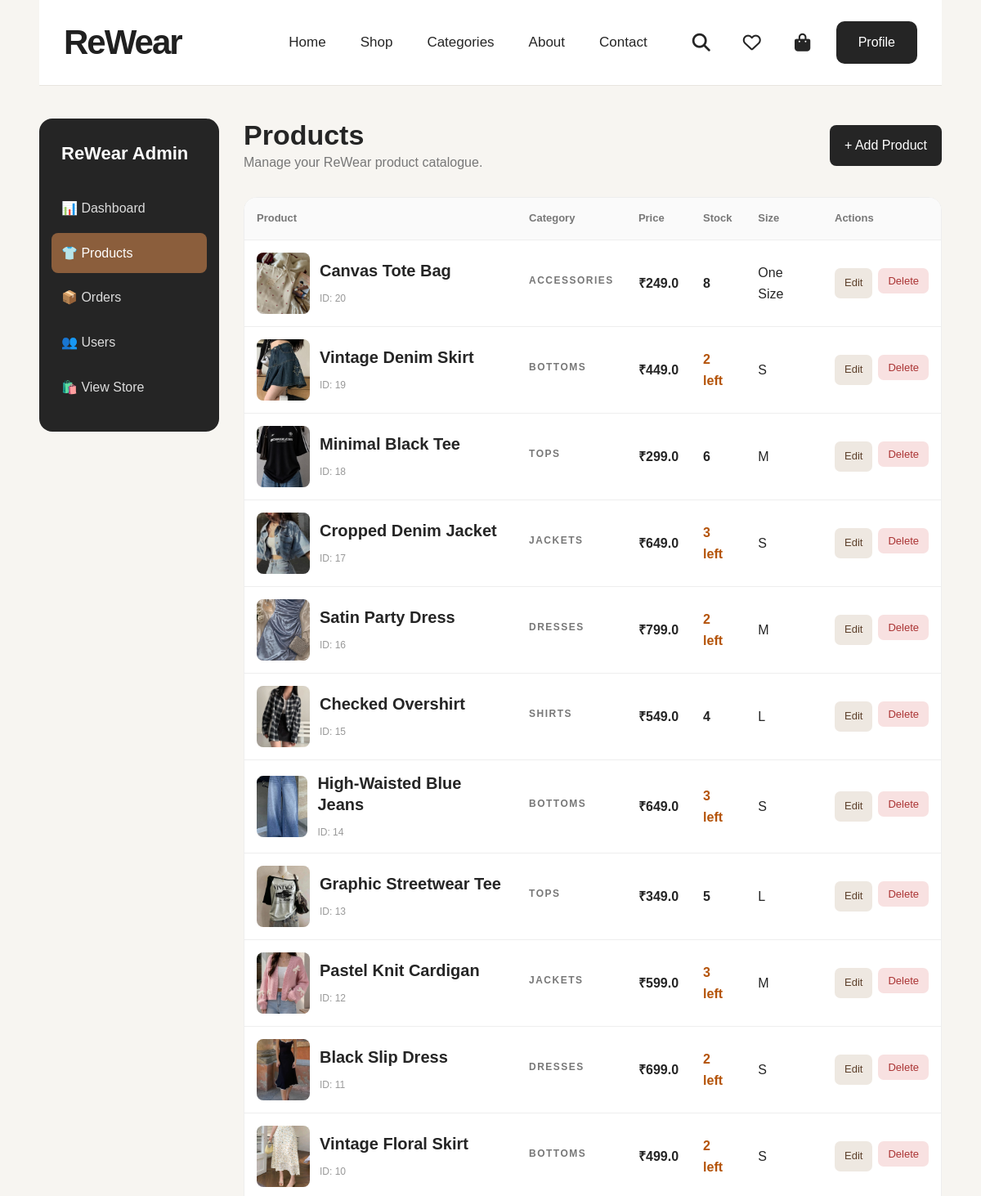
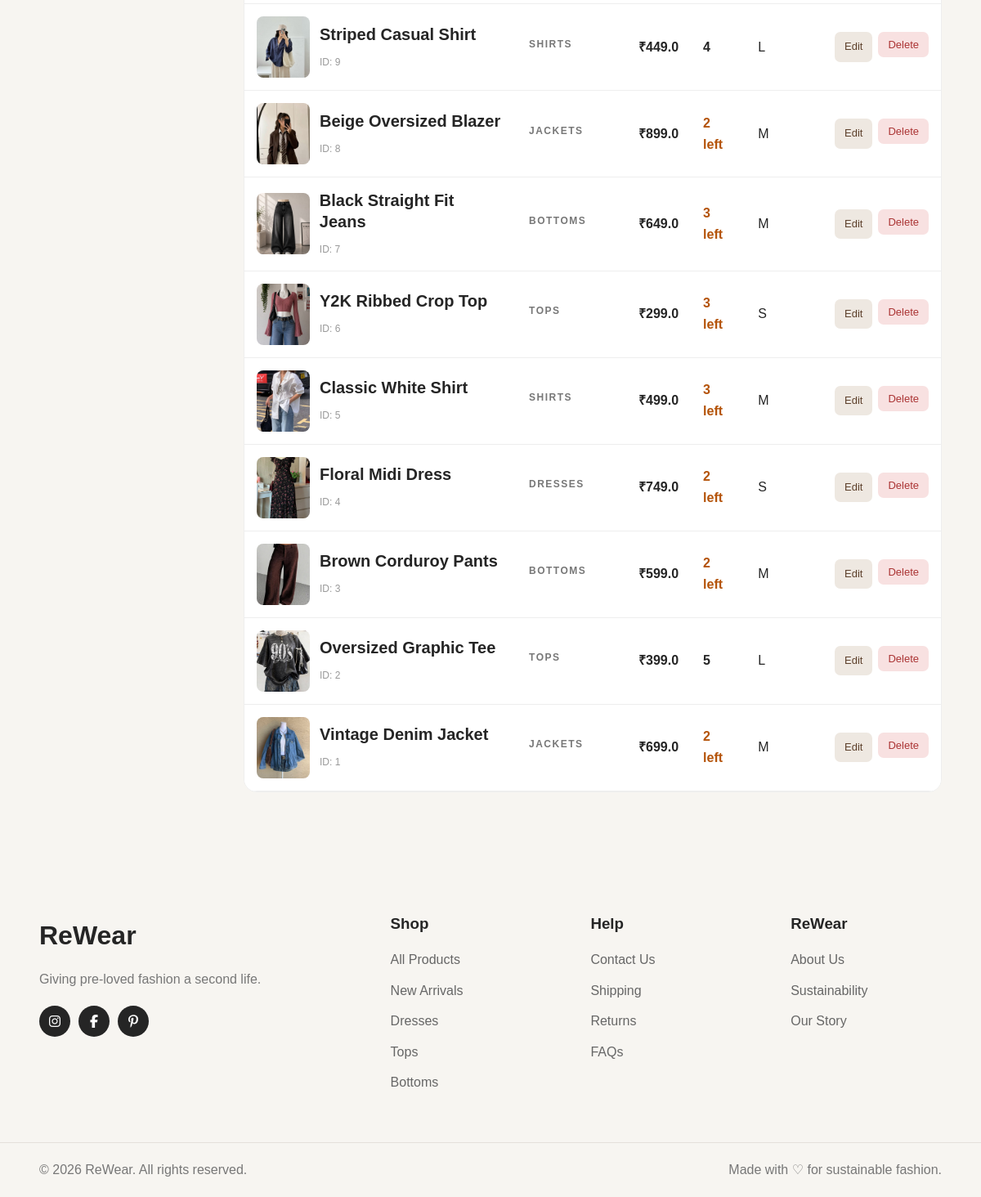
The page /admin/products (signed in) on the database its author committed (2 pictures, top to bottom).
### models/product.py (models this page shows, shortened)
class Product(db.Model):
    __tablename__ = "products"
    id = db.Column(db.Integer, primary_key=True)
    name = db.Column(db.String(200), nullable=False)
    slug = db.Column(db.String(200), unique=True, nullable=False)
    description = db.Column(db.Text, nullable=False)
    price = db.Column(db.Float, nullable=False)
    original_price = db.Column(db.Float, nullable=True)
    size = db.Column(db.String(50), nullable=False)
    brand = db.Column(db.String(100), nullable=True)
    condition = db.Column(db.String(100), nullable=False)
    stock = db.Column(db.Integer, default=0, nullable=False)
    image_url = db.Column(db.String(500), nullable=True)
    category_id = db.Column(
        db.Integer,
        db.ForeignKey("categories.id"),
        nullable=False
    )
    category = db.relationship(
        "Category",
        back_populates="products"
    )
    order_items = db.relationship(
        "OrderItem",
        back_populates="product"
    )
    wishlist_items = db.relationship(
        "WishlistItem",
        back_populates="product"
    )

### models/category.py (models this page shows, shortened)
class Category(db.Model):
    __tablename__ = "categories"
    id = db.Column(db.Integer, primary_key=True)
    name = db.Column(db.String(100), unique=True, nullable=False)
    slug = db.Column(db.String(100), unique=True, nullable=False)
    products = db.relationship(
        "Product",
        back_populates="category",
        lazy=True
    )

### routes/admin.py (the view)
@admin_bp.route("/products")
@login_required
def products():
    protection = admin_required()
    if protection:
        return protection
    products = Product.query.order_by(
        Product.id.desc()
    ).all()
    return render_template(
        "admin/products.html",
        products=products
    )

### templates/admin/products.html (shortened to what this page needs)
{% extends "base.html" %}
{% block content %}
<section class="admin-page">
    <div class="container">
        <div class="admin-layout">
            <aside class="admin-sidebar">
                <div class="admin-brand">
                    ReWear Admin
                </div>
                <nav class="admin-nav">
                    <a href="{{ url_for('admin.dashboard') }}">
                        📊 Dashboard
                    </a>
                    <a
                        href="{{ url_for('admin.products') }}"
                        class="active"
                    >
                        👕 Products
                    </a>
                    <a href="{{ url_for('admin.orders') }}">
                        📦 Orders
                    </a>
                    <a href="{{ url_for('admin.users') }}">
                        👥 Users
                    </a>
                    <a href="{{ url_for('shop.shop') }}">
                        🛍️ View Store
                    </a>
                </nav>
            </aside>
            <main class="admin-main">
                <div class="admin-header">
                    <div>
                        <h1>
                            Products
                        </h1>
                        <p style="color:#777;">
                            Manage your ReWear product catalogue.
                        </p>
                    </div>
                    <a
                        href="{{ url_for('admin.add_product') }}"
                        class="add-product-btn"
                    >
                        + Add Product
                    </a>
                </div>
                {% if products %}
                <div class="products-table-wrapper">
                    <table class="products-table">
                        <thead>
                            <tr>
                                <th>
                                    Product
                                </th>
                                <th>
                                    Category
                                </th>
                                <th>
                                    Price
                                </th>
                                <th>
                                    Stock
                                </th>
                                <th>
                                    Size
                                </th>
                                <th>
                                    Actions
                                </th>
                            </tr>
                        </thead>
                        <tbody>
                            {% for product in products %}
                            <tr>
                                <td>
                                    <div
                                        style="
                                            display:flex;
                                            align-items:center;
                                            gap:12px;
                                        "
                                    >
                                        <img
                                            src="{{ url_for(
                                                'static',
                                                filename='images/' + product.image_url
                                            ) }}"
                                            alt="{{ product.name }}"
                                            class="product-admin-image"
                                        >
                                        <div>
                                            <div class="product-name">
                                                {{ product.name }}
                                            </div>
                                            <div
                                                style="
                                                    font-size:12px;
                                                    color:#999;
                                                "
                                            >
                                                ID: {{ product.id }}
                                            </div>
                                        </div>
                                    </div>
                                </td>
                                <td>
                                    <span class="product-category">
                                        {{ product.category.name }}
                                    </span>
                                </td>
                                <td>
                                    <strong>
                                        ₹{{ product.price }}
                                    </strong>
                                </td>
                                <td>
                                    {% if product.stock == 0 %}
                                        <span class="stock out-stock">
                                            Out of stock
                                        </span>
                                    {% elif product.stock <= 3 %}
                                        <span class="stock low-stock">
                                            {{ product.stock }} left
                                        </span>
                                    {% else %}
                                        <span class="stock">
                                            {{ product.stock }}
                                        </span>
                                    {% endif %}
                                </td>
                                <td>
                                    {{ product.size or "—" }}
                                </td>
                                <td>
                                    <div class="action-buttons">
                                        <a
                                            href="{{ url_for(
                                                'admin.edit_product',
                                                product_id=product.id
                                            ) }}"
                                            class="edit-btn"
                                        >
                                            Edit
                                        </a>
                                        <form
                                            method="POST"
                                            action="{{ url_for(
                                                'admin.delete_product',
                                                product_id=product.id
                                            ) }}"
                                            onsubmit="
                                                return confirm(
                                                    'Are you sure you want to delete this product?'
                                                );
                                            "
                                        >
                                            <button
                                                type="submit"
                                                class="delete-btn"
                                            >
                                                Delete
                                            </button>
                                        </form>
                                    </div>
                                </td>
                            </tr>
                            {% endfor %}
                        </tbody>
                    </table>
                </div>
                {% endif %}
            </main>
        </div>
    </div>
</section>
{% endblock %}

### templates/base.html (shortened to what this page needs)
<!DOCTYPE html>
<html lang="en">
<head>
    <link
        rel="stylesheet"
        href="{{ url_for('static', filename='css/style.css') }}"
    >
    <link
        rel="stylesheet"
        href="https://cdnjs.cloudflare.com/ajax/libs/font-awesome/6.5.2/css/all.min.css"
    >
</head>
<body>
<header>
    <div class="container navbar">
        <a href="/" class="logo">
            ReWear
        </a>
        <nav>
            <ul class="nav-links">
                <li>
                    <a href="/">
                        Home
                    </a>
                </li>
                <li>
                    <a href="{{ url_for('shop.shop') }}">
                        Shop
                    </a>
                </li>
                <li>
                    <a href="{{ url_for('shop.shop') }}">
                        Categories
                    </a>
                </li>
                <li>
                    <a href="/about">
                        About
                    </a>
                </li>
                <li>
                    <a href="/contact">
                        Contact
                    </a>
                </li>
            </ul>
        </nav>
        <div class="nav-actions">
            <a
                href="{{ url_for('shop.shop') }}"
                class="nav-icon"
                title="Search"
            >
                <i class="fa-solid fa-magnifying-glass"></i>
            </a>
            <a
                href="/wishlist"
                class="nav-icon"
                title="Wishlist"
            >
                <i class="fa-regular fa-heart"></i>
            </a>
            <a
                href="/cart"
                class="nav-icon"
                title="Cart"
            >
                <i class="fa-solid fa-bag-shopping"></i>
            </a>
            {% if current_user.is_authenticated %}
                <a
                    href="{{ url_for('auth.profile') }}"
                    class="login-btn"
                >
                    Profile
                </a>
            {% endif %}
        </div>
    </div>
</header>
<main>
    {% block content %}
    {% endblock %}
</main>
<footer>
    <div class="container footer-grid">
        <div class="footer-brand">
            <a href="/" class="footer-logo">
                ReWear
            </a>
            <p>
                Giving pre-loved fashion
                a second life.
            </p>
            <div class="social-links">
                <a
                    href="#"
                    aria-label="Instagram"
                >
                    <i class="fa-brands fa-instagram"></i>
                </a>
                <a
                    href="#"
                    aria-label="Facebook"
                >
                    <i class="fa-brands fa-facebook-f"></i>
                </a>
                <a
                    href="#"
                    aria-label="Pinterest"
                >
                    <i class="fa-brands fa-pinterest-p"></i>
                </a>
            </div>
        </div>
        <div class="footer-column">
            <h3>
                Shop
            </h3>
            <a href="{{ url_for('shop.shop') }}">
                All Products
            </a>
            <a href="{{ url_for('shop.shop') }}">
                New Arrivals
            </a>
            <a
                href="{{ url_for('shop.shop', category='Dresses') }}"
            >
                Dresses
            </a>
            <a
                href="{{ url_for('shop.shop', category='Tops') }}"
            >
                Tops
            </a>
            <a
                href="{{ url_for('shop.shop', category='Bottoms') }}"
            >
                Bottoms
            </a>
        </div>
        <div class="footer-column">
            <h3>
                Help
            </h3>
            <a href="/contact">
                Contact Us
            </a>
            <a href="/shipping">
                Shipping
            </a>
            <a href="/returns">
                Returns
            </a>
            <a href="/faq">
                FAQs
            </a>
        </div>
        <div class="footer-column">
            <h3>
                ReWear
            </h3>
            <a href="/about">
                About Us
            </a>
            <a href="/sustainability">
                Sustainability
            </a>
            <a href="/our-story">
                Our Story
            </a>
        </div>
    </div>
    <div class="footer-bottom">
        <div class="container">
            <p>
                © 2026 ReWear. All rights reserved.
            </p>
            <p>
                Made with ♡ for sustainable fashion.
            </p>
        </div>
    </div>
</footer>
</body>
</html>

### rows shown on the page
Product: image_url (picture), name "Canvas Tote Bag", id "20", category.name "ACCESSORIES", price "249.0", stock "8", size "One Size"
Product: image_url (picture), name "Vintage Denim Skirt", id "19", category.name "BOTTOMS", price "449.0", stock "2", size "S"
Product: image_url (picture), name "Minimal Black Tee", id "18", category.name "TOPS", price "299.0", stock "6", size "M"
Product: image_url (picture), name "Cropped Denim Jacket", id "17", category.name "JACKETS", price "649.0", stock "3", size "S"
Product: image_url (picture), name "Satin Party Dress", id "16", category.name "DRESSES", price "799.0", stock "2", size "M"
Product: image_url (picture), name "Checked Overshirt", id "15", category.name "SHIRTS", price "549.0", stock "4", size "L"
Product: image_url (picture), name "High-Waisted Blue Jeans", id "14", category.name "BOTTOMS", price "649.0", stock "3", size "S"
Product: image_url (picture), name "Graphic Streetwear Tee", id "13", category.name "TOPS", price "349.0", stock "5", size "L"
Product: image_url (picture), name "Pastel Knit Cardigan", id "12", category.name "JACKETS", price "599.0", stock "3", size "M"
Product: image_url (picture), name "Black Slip Dress", id "11", category.name "DRESSES", price "699.0", stock "2", size "S"
Product: image_url (picture), name "Vintage Floral Skirt", id "10", category.name "BOTTOMS", price "499.0", stock "2", size "S"
Product: image_url (picture), name "Striped Casual Shirt", id "9", category.name "SHIRTS", price "449.0", stock "4", size "L"
Product: image_url (picture), name "Beige Oversized Blazer", id "8", category.name "JACKETS", price "899.0", stock "2", size "M"
Product: image_url (picture), name "Black Straight Fit Jeans", id "7", category.name "BOTTOMS", price "649.0", stock "3", size "M"
Product: image_url (picture), name "Y2K Ribbed Crop Top", id "6", category.name "TOPS", price "299.0", stock "3", size "S"
Product: image_url (picture), name "Classic White Shirt", id "5", category.name "SHIRTS", price "499.0", stock "3", size "M"
Product: image_url (picture), name "Floral Midi Dress", id "4", category.name "DRESSES", price "749.0", stock "2", size "S"
Product: image_url (picture), name "Brown Corduroy Pants", id "3", category.name "BOTTOMS", price "599.0", stock "2", size "M"
Product: image_url (picture), name "Oversized Graphic Tee", id "2", category.name "TOPS", price "399.0", stock "5", size "L"
Product: image_url (picture), name "Vintage Denim Jacket", id "1", category.name "JACKETS", price "699.0", stock "2", size "M"
